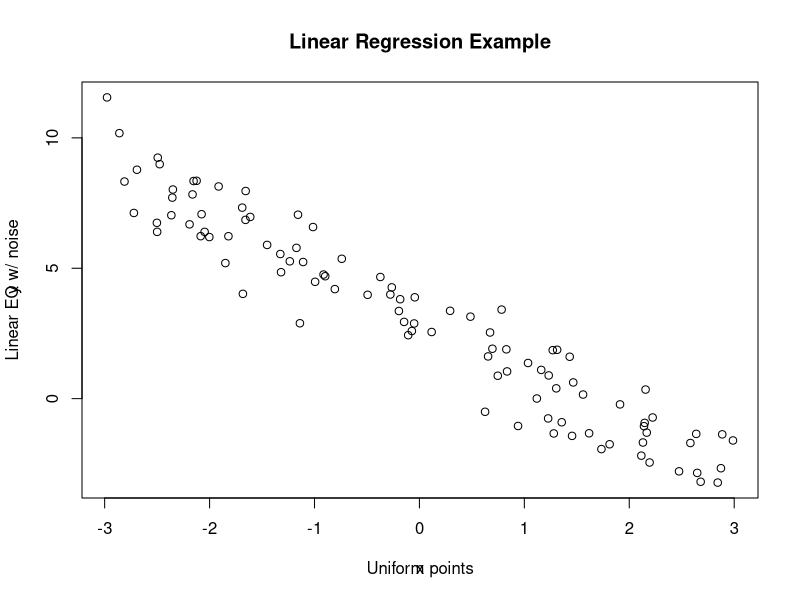

R code for this plot: (Note: this script raises an error after producing the figure.)
# Defining the the base equations
x = runif(100,-3,3)
y = 3 - 2*x + rnorm(100)

# Plotting
plot(x,y)
title(main='Linear Regression Example',xlab = 'Uniform points',ylab = 'Linear EQ w/ noise')

# Linear regression
L = lm(x~y)
sum(L)
